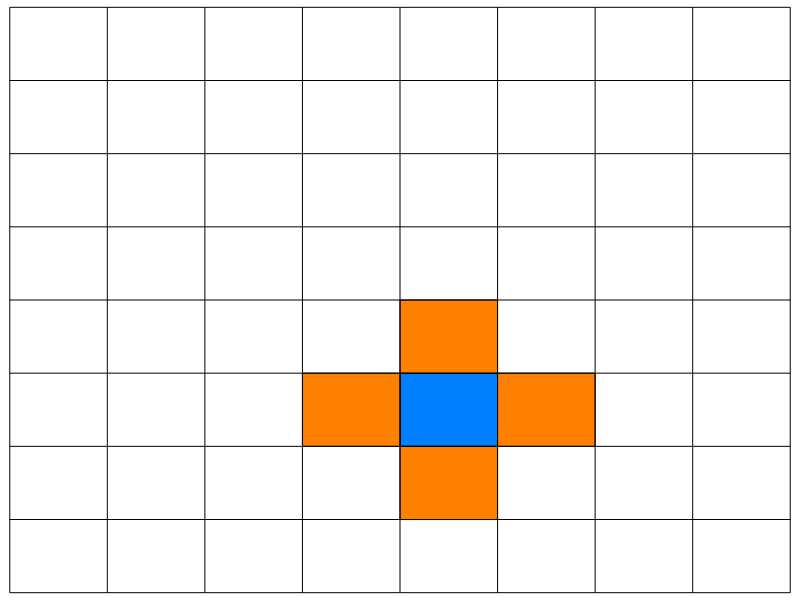

The MATLAB script that drew this image:
% von Neumann neighborhood


clear all;
close all;
clc;


% dimension of the domain
Nx = 8;
Ny = 8;

r = 3;
c = 5;

hf_before = figure('Position',[50 50 600 600]);
axes('Position',[0 0 1 1]);
xlim([1, Nx]+0.6*[-1 1]);
ylim([1, Ny]+0.6*[-1 1]);
hold on;
drawnow;


color_center = [0.75 0.5 1];
color_center = [0 0.5 1];
color_neighbor = [1 0.5 0];


figure(hf_before);
cla;
drawnow;
hold on;
% plot lattice lines
fill(c+[-1 -1 1 1 -1]*0.5,r+[1 -1 -1 1 1]*0.5,color_center);
% 
fill(c+1+[-1 -1 1 1 -1]*0.5,r+[1 -1 -1 1 1]*0.5,color_neighbor);
fill(c-1+[-1 -1 1 1 -1]*0.5,r+[1 -1 -1 1 1]*0.5,color_neighbor);
fill(c+[-1 -1 1 1 -1]*0.5,r+1+[1 -1 -1 1 1]*0.5,color_neighbor);
fill(c+[-1 -1 1 1 -1]*0.5,r-1+[1 -1 -1 1 1]*0.5,color_neighbor);

for ir = 0:Nx
    plot([1, Nx]+0.5*[-1 1],[0 0]+ir+0.5,'k');
end
for ic = 0:Ny
    plot([0 0]+ic+0.5,[1, Ny]+0.5*[-1 1],'k');
end
hold off;
xlim([1, Nx]+0.6*[-1 1]);
ylim([1, Ny]+0.6*[-1 1]);
set(gca,'Xtick',[],'Ytick',[]);
axis off;
drawnow;






